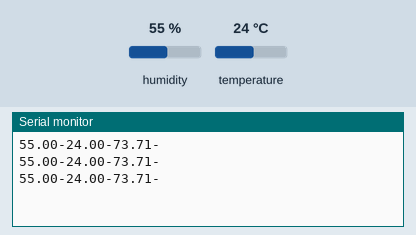
Recording of a sketch running on a simulated Arduino Uno, built with avr-gcc and run on an emulated ATmega328P. On the bench: the last lines printed to the serial monitor. Inputs (shaded band) come from the test bench; at power-on: humidity 55 %, temperature 24 °C.

Above: at 2.8 s.
2.9 s: humidity set to 22 %
At 5.5 s:
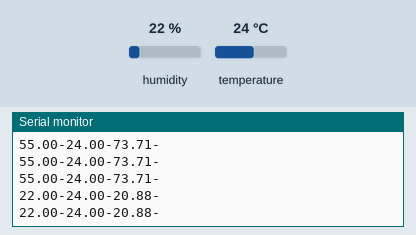
5.6 s: temperature set to 12 °C
At 7.4 s:
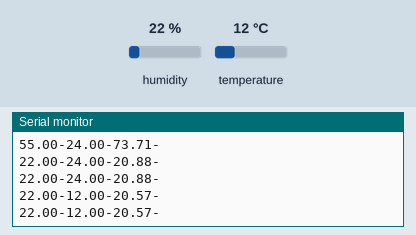
8.3 s: humidity set to 40 %
At 9.9 s:
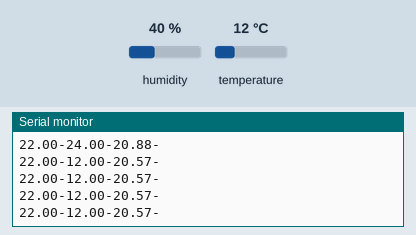
Timing chart, 0 to 11.4 s (numbered marks = the images above; inputs shaded):
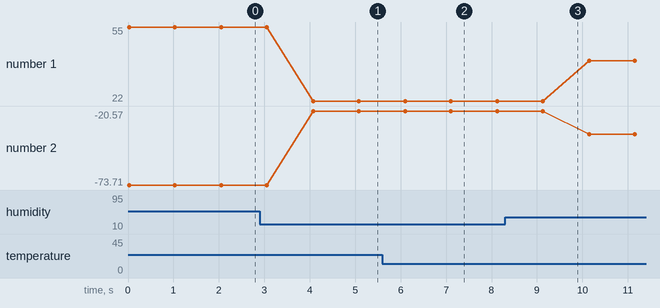

Measured:
- after the input at 2.9 s, the serial monitor: prints a new line after 1.2 s (image 1)
- after the input at 5.6 s, the serial monitor: prints a new line after 0.50 s (image 2)
- plotted number 1: 55 → 22 after the input at 2.9 s, 22 → 40 after the input at 8.3 s
- plotted number 2: -73.71 → -20.88 after the input at 2.9 s, -20.88 → -20.57 after the input at 5.6 s, -20.57 → -37.26 after the input at 8.3 s

The sketch:

Sketch_Arduino.ino
```cpp
#include "DHT.h"
#define DHTPIN A0
#define DHTTYPE DHT11   // DHT 11
DHT dht(DHTPIN, DHTTYPE);

void setup() {
  Serial.begin(9600);
  dht.begin();
}

void loop() {
  float h = dht.readHumidity();
  //Pembacaan untuk data kelembapan
  float t = dht.readTemperature();
  //Pembacaan dalam format celcius (c)
  if (isnan(h) || isnan(t)) {
    Serial.println("Pembacaan data dari module sensor gagal!");
    return;
  }
  float htoc = dht.computeHeatIndex(h, t, false);
  //Prosedur pembacaaan data indeks panas dalam bentuk celcius
  Serial.print(h);
  Serial.print("-");
  Serial.print(t);
  Serial.print("-");
  Serial.print(htoc);
  Serial.println("-");
  delay(1000);
}
```
